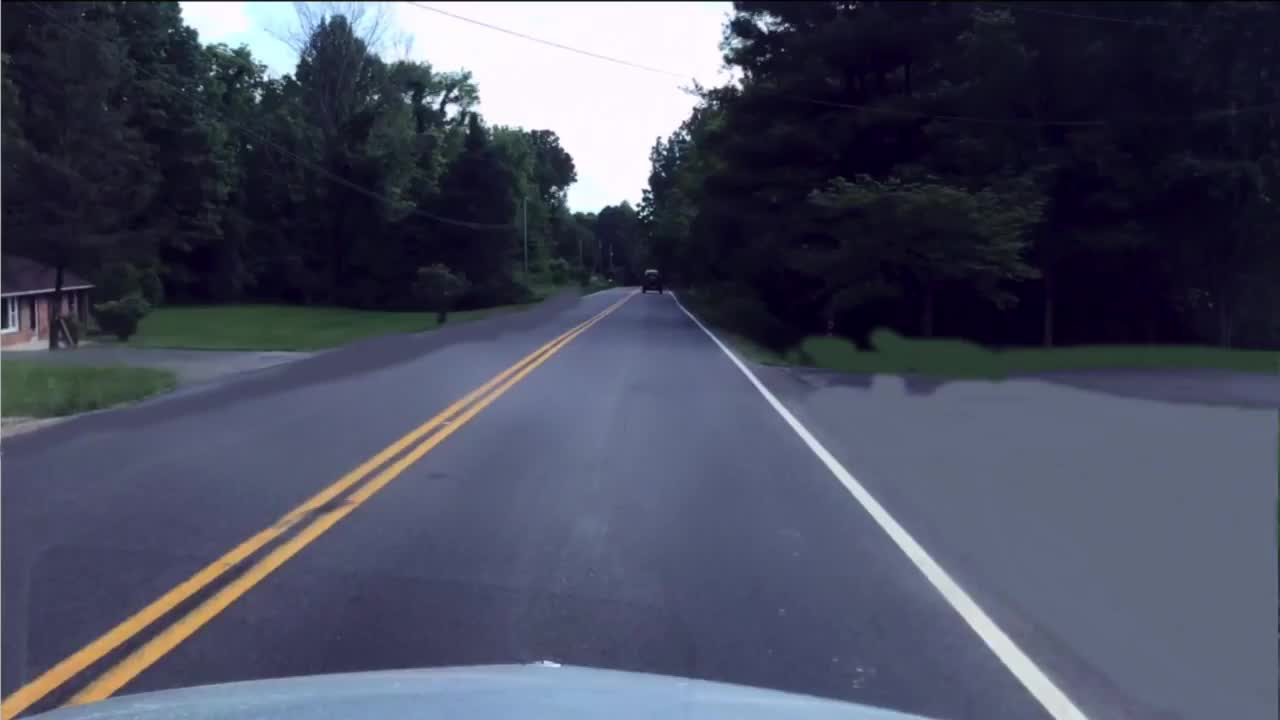
#> input picture image.jpg, 1280 x 720 px, found by its file name
$ jupyter execute 'Finding the region of interest.ipynb'
#> lines starting #> are read from the running program, lines starting #| are printed output that depends on the picture; after the words box and inside, x2 and y2 are one past the last pixel; in counts of white or black regions, pixels touching at a corner belong together
[cell 1]
import matplotlib.pylab as plt
import cv2
import numpy as np

[cell 2]
image = cv2.imread('/Users/saishashetty/Downloads/image.jpg')
#> image is the input picture: shape (720, 1280, 3); mean B, G, R 94.7, 76.1, 72.6

#converting the image into RGB format because we are going to load this image using matplotlib
image = cv2.cvtColor(image, cv2.COLOR_BGR2RGB)

plt.imshow(image)
plt.show()

# observing the image below we see that that horizontal range is from 0 to 1200. However when we observe the vertical line we see that the range increases from top to bottom unlike the other graphs.This happens in matplotlib presentation

[cell 3]
print(image.shape)
#| (720, 1280, 3)
height = image.shape[0]
#> height = 720
width = image.shape[1]
#> width = 1280

#The ROIV is the three points we will plot.

region_of_interest_vertices = [
    (0, height),
    (width/2, height/2),
    (width, height)
]
#> region_of_interest_vertices = [(0, 720), (640, 360), (1280, 720)]

[cell 4]
def region_of_interest(img, vertices):
    mask = np.zeros_like(img)  #This takes one parameter that is img
    channel_count = img.shape[2] #we saw in image shape we got 3 values i.e width and height
#> channel_count = 3
    match_mask_color = (255,) * channel_count  #Creating a match color with the same colour of channel_count
#> match_mask_color = (255, 255, 255)
    cv2.fillPoly(mask, vertices, match_mask_color)  #We need to fill the polygon
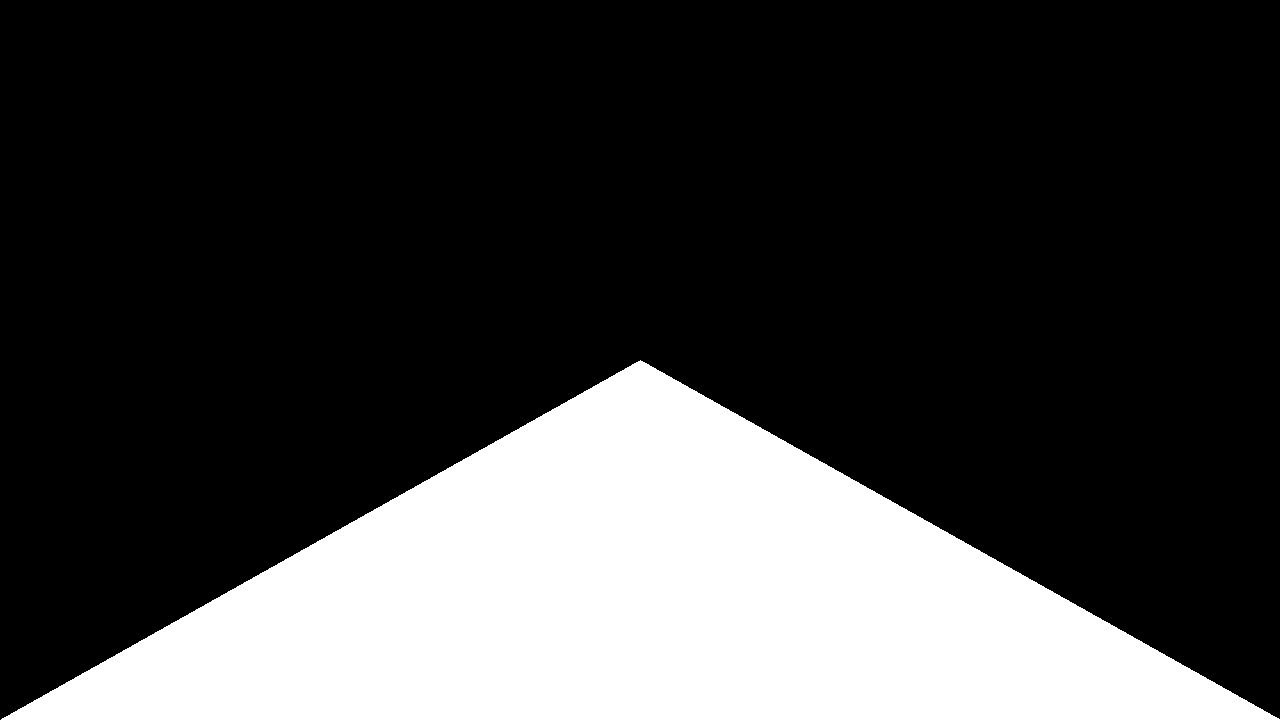
#> mask: shape (720, 1280, 3); 25% white; 1 white region, box (x1, y1, x2, y2) and area: (1, 360, 1280, 720) 230680
    masked_image = cv2.bitwise_and(img, mask)
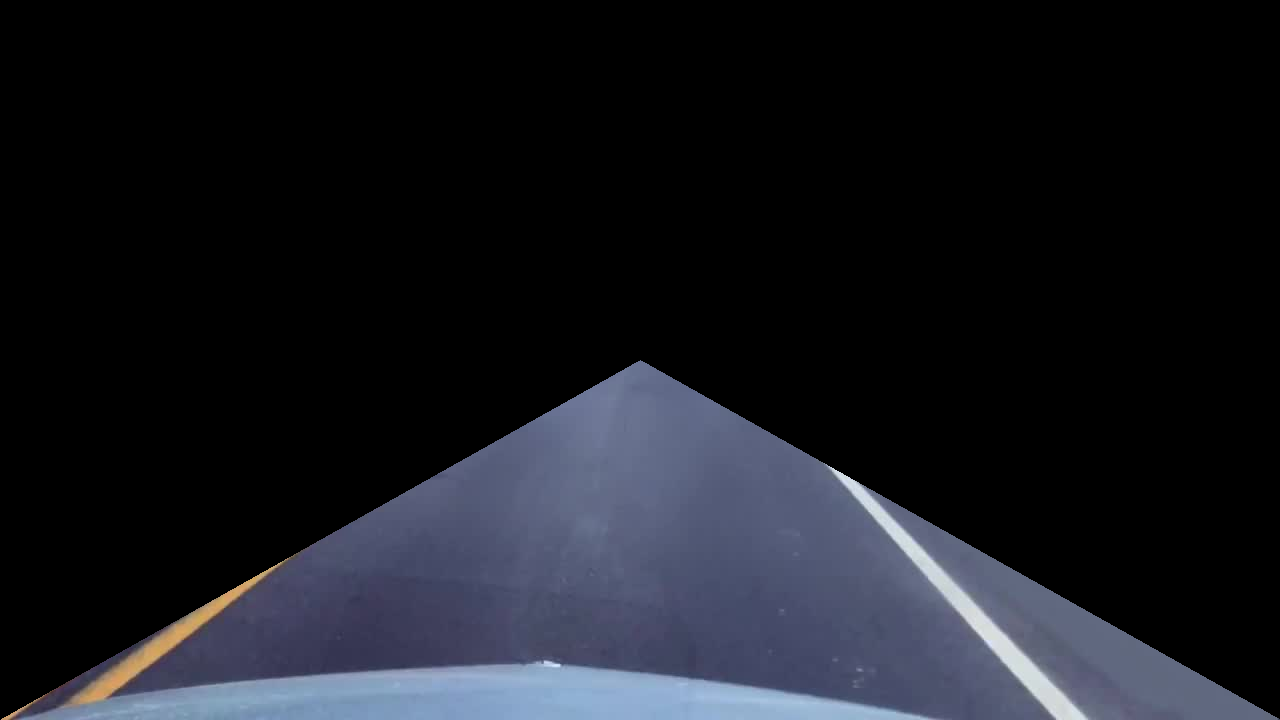
#> masked_image: shape (720, 1280, 3); mean R, G, B 23.7, 25.6, 32.2
    return masked_image

cropped_image = region_of_interest(image,
                np.array([region_of_interest_vertices], np.int32),)
plt.imshow(cropped_image)
plt.show()
